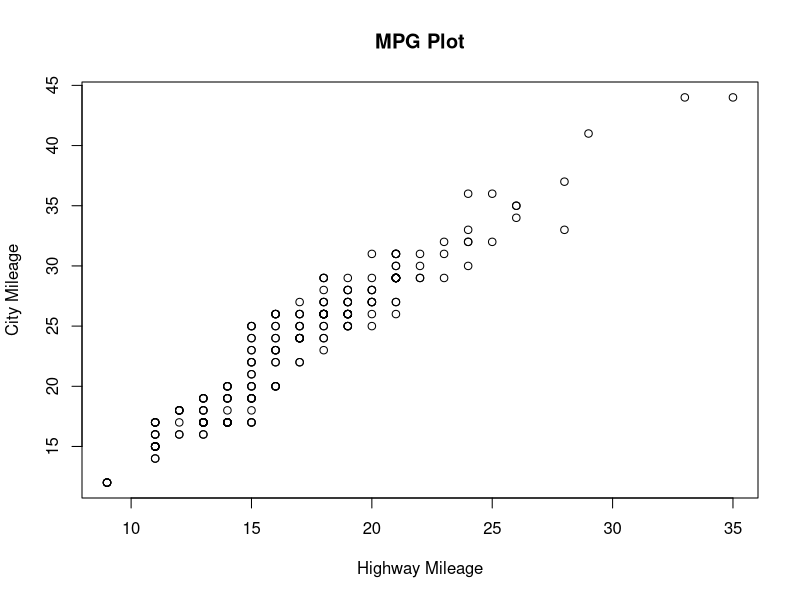
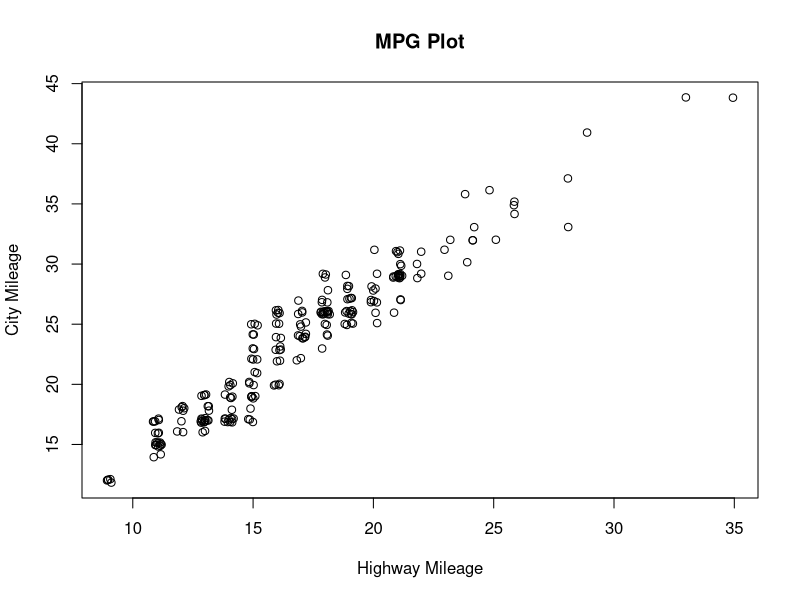
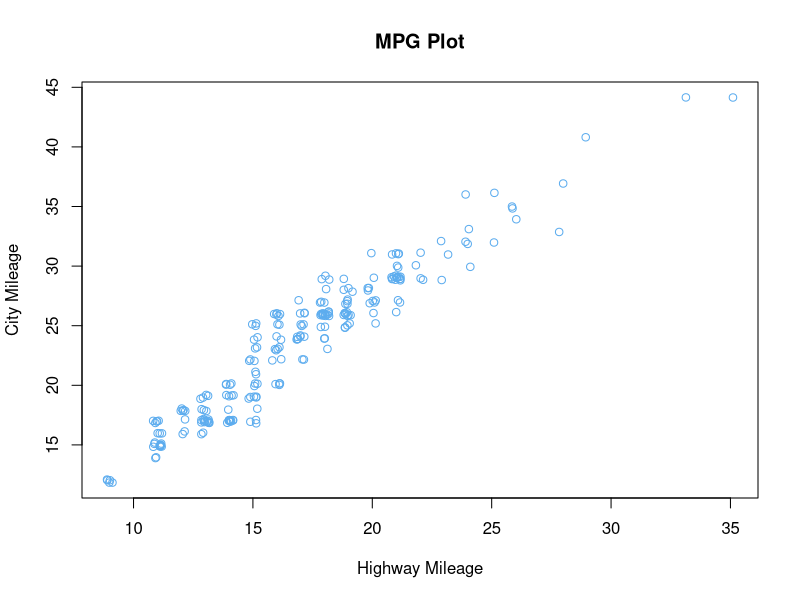
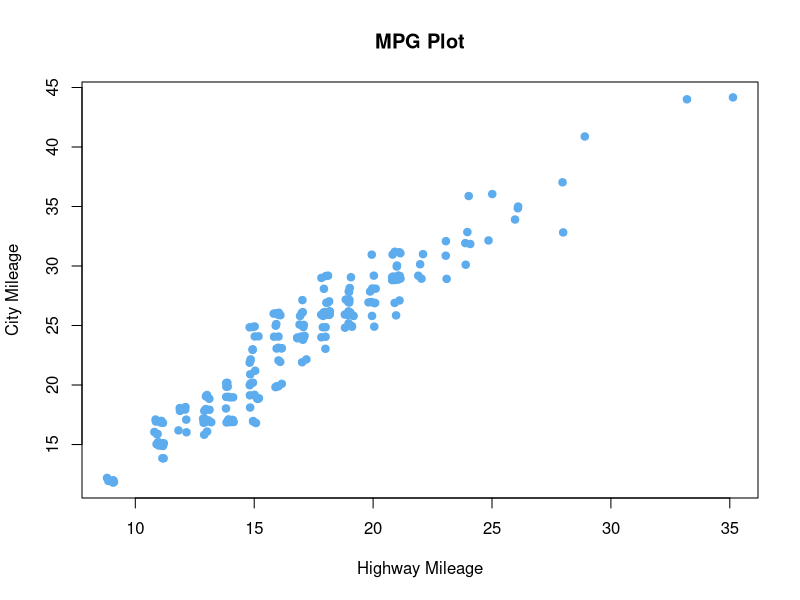
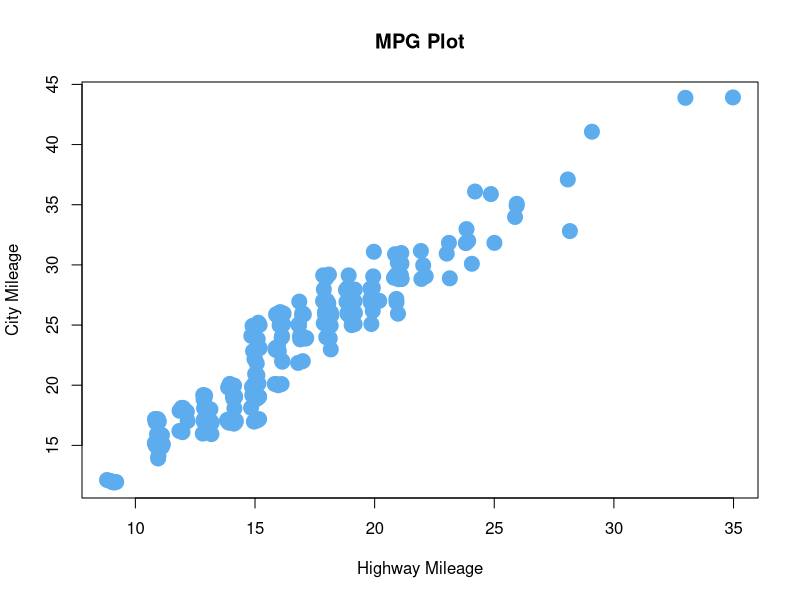
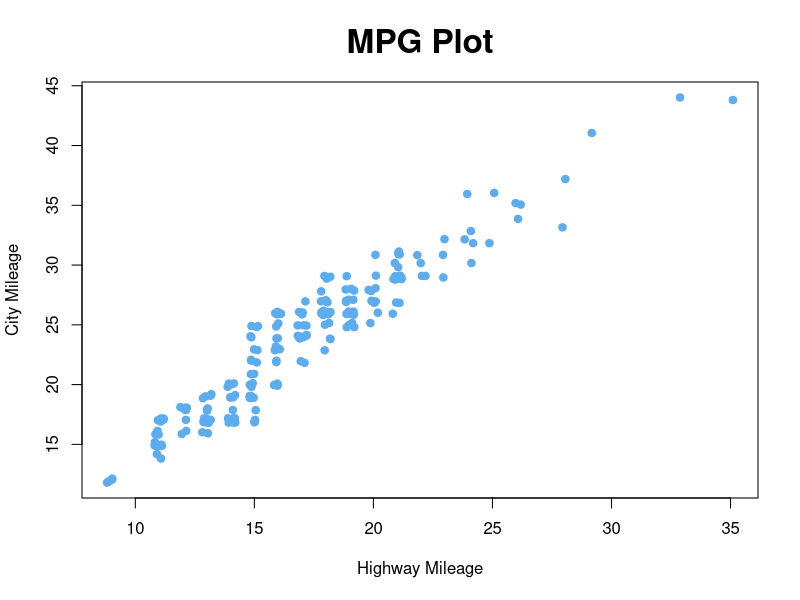
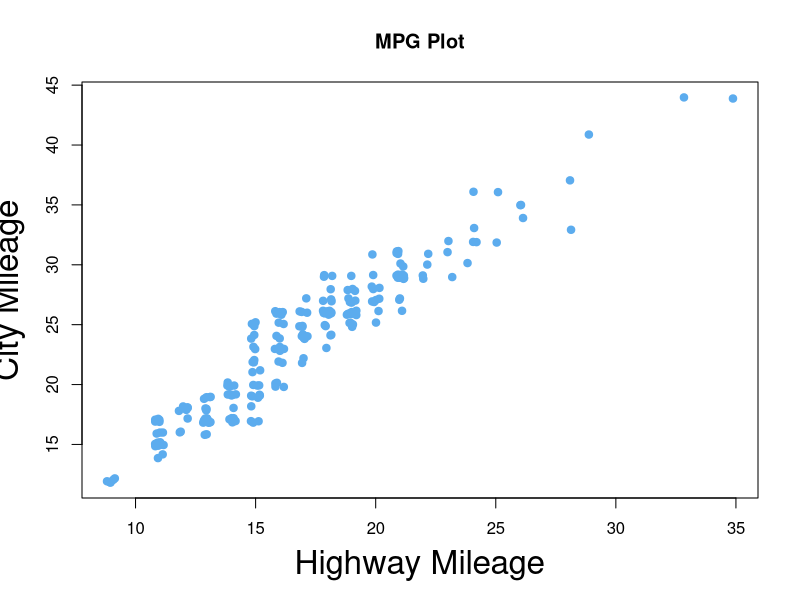
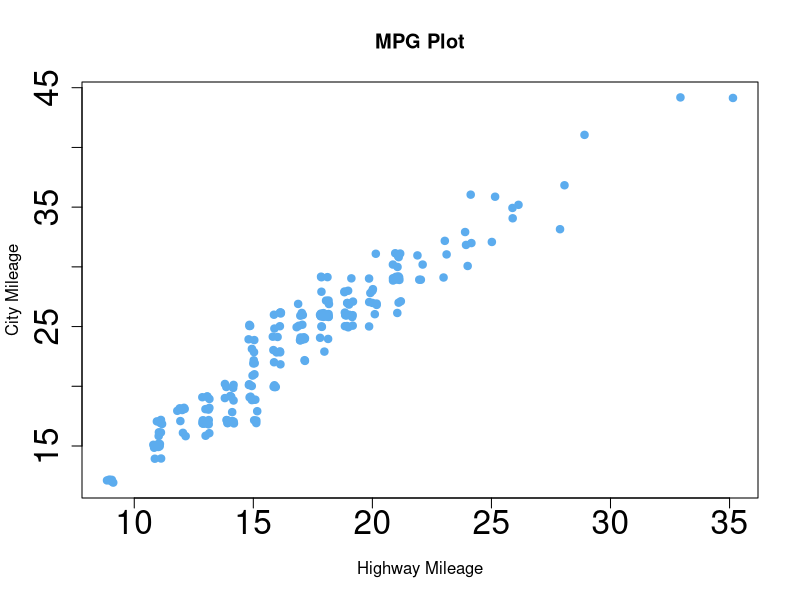

These figures' R source, in order: (Note: this script raises an error after producing the figures.)
library(ggplot2)

data(mpg) #Load built-in data set
?cars #Inspect your data set and get to know the variables
head(mpg)


# Ex 1 ->  Plot city vs. highway mpg

attach(mpg)

## R base graphics
plot(cty, hwy, xlab = 'Highway Mileage', ylab = 'City Mileage', main = 'MPG Plot')

# Jitter the points so they don't all overlap
plot(jitter(cty), jitter(hwy), xlab = 'Highway Mileage', ylab = 'City Mileage', main = 'MPG Plot')

#Change the color
plot(jitter(cty), jitter(hwy), xlab = 'Highway Mileage', ylab = 'City Mileage', main = 'MPG Plot', col = 'steelblue2')

#Change the point type
plot(jitter(cty), jitter(hwy), xlab = 'Highway Mileage', ylab = 'City Mileage', main = 'MPG Plot', col = 'steelblue2', pch = 19)
# See ?points for a list of point characters

#Change the point size
plot(jitter(cty), jitter(hwy), xlab = 'Highway Mileage', ylab = 'City Mileage', main = 'MPG Plot', col = 'steelblue2', pch = 19, cex = 2)

# Change the text size of the title, axis labels (words) and axis ticks (numbers on tick marks)
#Change the point type
plot(jitter(cty), jitter(hwy), xlab = 'Highway Mileage', ylab = 'City Mileage', main = 'MPG Plot', col = 'steelblue2', pch = 19, cex.main = 2) #title size

plot(jitter(cty), jitter(hwy), xlab = 'Highway Mileage', ylab = 'City Mileage', main = 'MPG Plot', col = 'steelblue2', pch = 19, cex.lab = 2) #Axis label

plot(jitter(cty), jitter(hwy), xlab = 'Highway Mileage', ylab = 'City Mileage', main = 'MPG Plot', col = 'steelblue2', pch = 19, cex.axis = 2) #Axis tick

detach(mpg)



# Plot Audi and Chevrolet data in different colors

#First, take subsets of the full data set
Audi = subset(mpg, subset = manufacturer == 'audi')
Chevrolet = subset(mpg, subset = manufacturer == 'chevrolet')

#Start by plotting the Audi data
plot(jitter(Audi$cty), jitter(Audi$hwy), xlab = 'Highway Mileage', ylab = 'City Mileage', main = 'MPG Plot', col = 'steelblue2', pch = 19)

#Overlay the chevy plot using "points" or "lines"
points(jitter(Chevrolet$cty), jitter(Chevrolet$hwy), pch = 19, col = 'magenta')

#Add a legend in the top left
legend('topleft', legend =  c('Audi', 'Chevrolet'), fill = c('steelblue2', 'magenta'))
# see ?legend






## Now do the same with ggplot2

## NOTE: you MUST put your data into a data frame to use ggplot2



## R base graphics
p = ggplot(mpg, aes(x = cty, y = hwy))
p + geom_point() #Show plot
p + geom_point(color = 'steelblue2') #Add color

p + geom_jitter(color = 'steelblue2') #Add jitter

p + geom_jitter(color = 'steelblue2', size = 3) #Change point size

p + geom_jitter(color = 'steelblue2', size = 3) + ggtitle('MPG plot') #Add title


p + geom_jitter(color = 'steelblue2', size = 3) + ggtitle('MPG plot') + 
  theme(axis.title = element_text(size=22)) + #Change axis label size
  theme(plot.title = element_text(size=22))   #Change plot title size

p + geom_jitter(aes(color = model)) #Color according to model

p + geom_jitter(aes(color = manufacture)) #Color according to make



# Jitter the points so they don't all overlap
plot(jitter(cty), jitter(hwy), xlab = 'Highway Mileage', ylab = 'City Mileage', main = 'MPG Plot')

#Change the color
plot(jitter(cty), jitter(hwy), xlab = 'Highway Mileage', ylab = 'City Mileage', main = 'MPG Plot', col = 'steelblue2')

#Change the point type
plot(jitter(cty), jitter(hwy), xlab = 'Highway Mileage', ylab = 'City Mileage', main = 'MPG Plot', col = 'steelblue2', pch = 19)
# See ?points for a list of point characters

#Change the point size
plot(jitter(cty), jitter(hwy), xlab = 'Highway Mileage', ylab = 'City Mileage', main = 'MPG Plot', col = 'steelblue2', pch = 19, cex = 2)

# Change the text size of the title, axis labels (words) and axis ticks (numbers on tick marks)
#Change the point type
plot(jitter(cty), jitter(hwy), xlab = 'Highway Mileage', ylab = 'City Mileage', main = 'MPG Plot', col = 'steelblue2', pch = 19, cex.main = 2) #title size

plot(jitter(cty), jitter(hwy), xlab = 'Highway Mileage', ylab = 'City Mileage', main = 'MPG Plot', col = 'steelblue2', pch = 19, cex.lab = 2) #Axis label

plot(jitter(cty), jitter(hwy), xlab = 'Highway Mileage', ylab = 'City Mileage', main = 'MPG Plot', col = 'steelblue2', pch = 19, cex.axis = 2) #Axis tick

detach(mpg)

